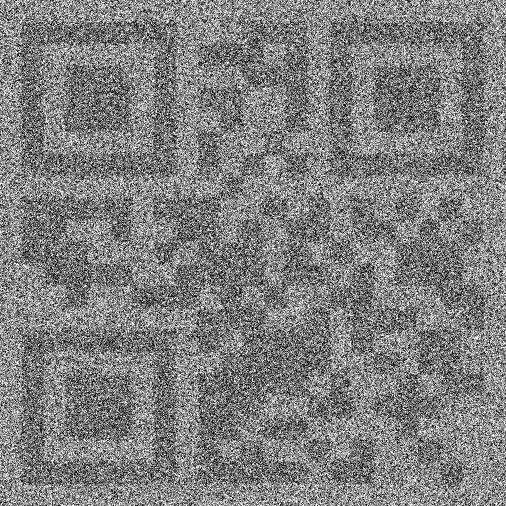
#> input picture 12.png, 1012 x 1012 px (shown at 1/2 size)
$ python salt.py
#> lines starting #> are read from the running program, lines starting #| are printed output that depends on the picture
import cv2
import numpy as np

img = cv2.imread("12.png")
#> img is the input picture: shape (1012, 1012, 3); mean B, G, R 128, 128, 128
img =cv2.resize(img,dsize=(500,500))
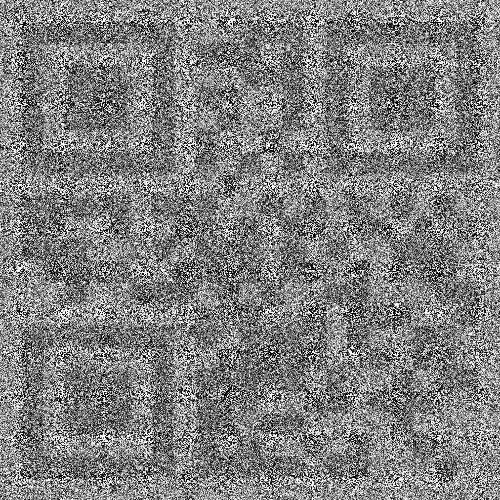
#> img: shape (500, 500, 3); mean B, G, R 127.8, 127.8, 127.8
gray = cv2.cvtColor(img, cv2.COLOR_BGR2GRAY)

k_size = 7
img_median_blurr = cv2.medianBlur(img,k_size)
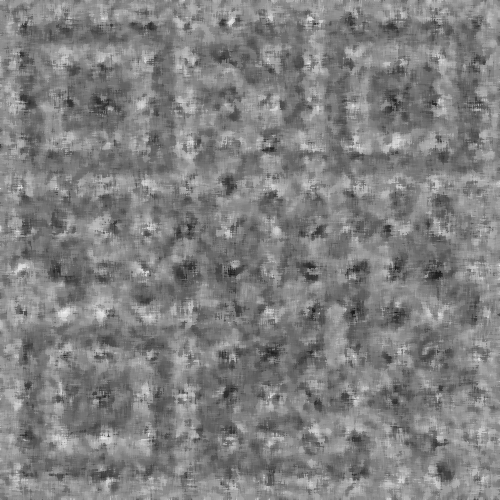
#> img_median_blurr: shape (500, 500, 3); mean B, G, R 128, 128, 128
for _ in range(100000):
#> (the run stopped early here; a loop or call above may not have finished)
